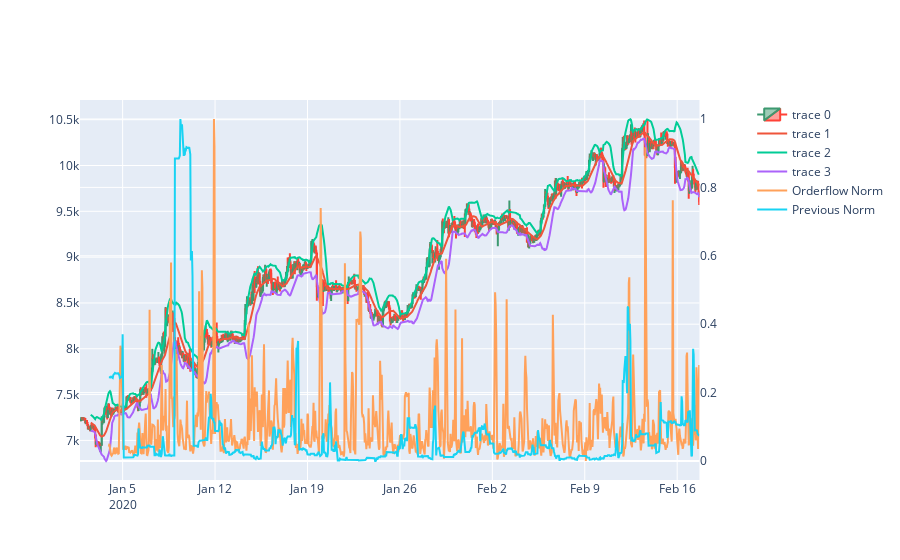

Notebook code cell kept with this figure:
### Code cell
# Add Bollinger Bands features

indicator_bb = BollingerBands(close=k_df["Close"], window=20, window_dev=2)

k_df['bb_bbm'] = indicator_bb.bollinger_mavg()
k_df['bb_bbh'] = indicator_bb.bollinger_hband()
k_df['bb_bbl'] = indicator_bb.bollinger_lband()


# add bollinger lines to plot
fig = make_subplots(specs=[[{"secondary_y": True}]])

fig.add_trace(go.Candlestick(x=idx,
                open=k_df['Open'], high=k_df['High'],
                low=k_df['Low'], close=k_df['Close']) )

fig.add_trace(go.Scatter(x=idx, y=k_df['bb_bbm']))
fig.add_trace(go.Scatter(x=idx, y=k_df['bb_bbh']))
fig.add_trace(go.Scatter(x=idx, y=k_df['bb_bbl']))



for i, col in enumerate(norm_df.keys(), start=1):
    if "Norm" in col:
        normed_norm = norm_df[col].values/max(norm_df[col].values)
        # normed_norm = [8000 if i > .2 else 7000 for i in normed_norm ]
        fig.add_trace(go.Scatter(x=norm_df[col].index, y=normed_norm, name=col), secondary_y=True)
    else:
        fig.add_trace(go.Scatter(x=norm_df[col].index, y=norm_df[col].values, name=col))

fig.update_layout(
    # width=1050,
    hovermode="x",
    xaxis_rangeslider_visible=False
)


fig.show()

### Figure 1 — Plotly figure (JSON) as saved in the notebook; plotly's stock layout.template omitted (floating-point values rounded to 4 significant figures; data arrays with more than 128 entries replaced by an {"elided": "..."} marker saying what was removed)
{"data": [{"close": {"elided": "1126 float values"}, "high": {"elided": "1126 float values"}, "low": {"elided": "1126 float values"}, "open": {"elided": "1126 float values"}, "type": "candlestick", "x": {"elided": "1126 str values"}}, {"type": "scatter", "x": {"elided": "1126 str values"}, "y": {"elided": "1126 float values"}}, {"type": "scatter", "x": {"elided": "1126 str values"}, "y": {"elided": "1126 float values"}}, {"type": "scatter", "x": {"elided": "1126 str values"}, "y": {"elided": "1126 float values"}}, {"name": "Orderflow Norm", "type": "scatter", "x": {"elided": "1074 str values"}, "xaxis": "x", "y": {"elided": "1074 float values"}, "yaxis": "y2"}, {"name": "Previous Norm", "type": "scatter", "x": {"elided": "1074 str values"}, "xaxis": "x", "y": {"elided": "1074 float values"}, "yaxis": "y2"}], "layout": {"hovermode": "x", "xaxis": {"anchor": "y", "domain": [0, 0.94], "rangeslider": {"visible": false}}, "yaxis": {"anchor": "x", "domain": [0, 1]}, "yaxis2": {"anchor": "x", "overlaying": "y", "side": "right"}}}
